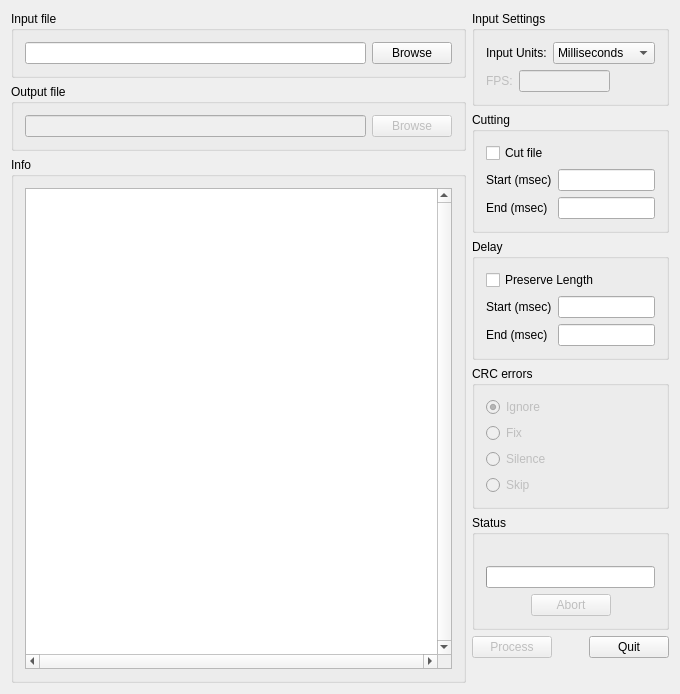
<?xml version="1.0" encoding="UTF-8"?>
<ui version="4.0">
 <class>DelayCut</class>
 <widget class="QMainWindow" name="DelayCut">
  <property name="windowModality">
   <enum>Qt::WindowModal</enum>
  </property>
  <property name="geometry">
   <rect>
    <x>0</x>
    <y>0</y>
    <width>680</width>
    <height>694</height>
   </rect>
  </property>
  <property name="windowTitle">
   <string>delaycut v1.4.3.9</string>
  </property>
  <widget class="QWidget" name="centralWidget">
   <layout class="QHBoxLayout" name="horizontalLayout_6" stretch="3,1">
    <item>
     <layout class="QVBoxLayout" name="verticalLayout_4">
      <item>
       <widget class="QGroupBox" name="inputFileGroupBox">
        <property name="title">
         <string>Input file</string>
        </property>
        <layout class="QHBoxLayout" name="horizontalLayout_3">
         <item>
          <widget class="DragDropLineEdit" name="inputFileLineEdit"/>
         </item>
         <item>
          <widget class="QPushButton" name="inputBrowseButton">
           <property name="text">
            <string>Browse</string>
           </property>
          </widget>
         </item>
        </layout>
       </widget>
      </item>
      <item>
       <widget class="QGroupBox" name="outputFileGroupBox">
        <property name="title">
         <string>Output file</string>
        </property>
        <layout class="QHBoxLayout" name="horizontalLayout_4">
         <item>
          <widget class="DragDropLineEdit" name="outputFileLineEdit">
           <property name="enabled">
            <bool>false</bool>
           </property>
          </widget>
         </item>
         <item>
          <widget class="QPushButton" name="outputBrowseButton">
           <property name="enabled">
            <bool>false</bool>
           </property>
           <property name="text">
            <string>Browse</string>
           </property>
          </widget>
         </item>
        </layout>
       </widget>
      </item>
      <item>
       <widget class="QGroupBox" name="infoGroupBox">
        <property name="title">
         <string>Info</string>
        </property>
        <layout class="QGridLayout" name="gridLayout">
         <item row="0" column="0">
          <widget class="QTextEdit" name="infoTextEdit">
           <property name="verticalScrollBarPolicy">
            <enum>Qt::ScrollBarAlwaysOn</enum>
           </property>
           <property name="horizontalScrollBarPolicy">
            <enum>Qt::ScrollBarAlwaysOn</enum>
           </property>
           <property name="readOnly">
            <bool>true</bool>
           </property>
          </widget>
         </item>
        </layout>
       </widget>
      </item>
     </layout>
    </item>
    <item>
     <layout class="QVBoxLayout" name="verticalLayout_5">
      <item>
       <widget class="QGroupBox" name="inputSettingsGroupBox">
        <property name="title">
         <string>Input Settings</string>
        </property>
        <layout class="QVBoxLayout" name="verticalLayout_3">
         <item>
          <layout class="QFormLayout" name="formLayout_3">
           <item row="0" column="0">
            <widget class="QLabel" name="inputUnitsLabel">
             <property name="text">
              <string>Input Units:</string>
             </property>
            </widget>
           </item>
           <item row="0" column="1">
            <widget class="QComboBox" name="inputUnitsComboBox">
             <property name="currentIndex">
              <number>2</number>
             </property>
             <item>
              <property name="text">
               <string>Audio frames</string>
              </property>
             </item>
             <item>
              <property name="text">
               <string>Seconds</string>
              </property>
             </item>
             <item>
              <property name="text">
               <string>Milliseconds</string>
              </property>
             </item>
             <item>
              <property name="text">
               <string>Video frames</string>
              </property>
             </item>
            </widget>
           </item>
          </layout>
         </item>
         <item>
          <layout class="QHBoxLayout" name="horizontalLayout_5" stretch="1,4,2">
           <item>
            <widget class="QLabel" name="fpsLabel">
             <property name="enabled">
              <bool>false</bool>
             </property>
             <property name="text">
              <string>FPS:</string>
             </property>
            </widget>
           </item>
           <item>
            <widget class="QLineEdit" name="fpsLineEdit">
             <property name="enabled">
              <bool>false</bool>
             </property>
             <property name="text">
              <string/>
             </property>
             <property name="maxLength">
              <number>11</number>
             </property>
             <property name="alignment">
              <set>Qt::AlignRight|Qt::AlignTrailing|Qt::AlignVCenter</set>
             </property>
            </widget>
           </item>
           <item>
            <spacer name="horizontalSpacer_4">
             <property name="orientation">
              <enum>Qt::Horizontal</enum>
             </property>
             <property name="sizeHint" stdset="0">
              <size>
               <width>58</width>
               <height>20</height>
              </size>
             </property>
            </spacer>
           </item>
          </layout>
         </item>
        </layout>
       </widget>
      </item>
      <item>
       <widget class="QGroupBox" name="cuttingGroupBox">
        <property name="title">
         <string>Cutting</string>
        </property>
        <layout class="QFormLayout" name="formLayout">
         <property name="fieldGrowthPolicy">
          <enum>QFormLayout::AllNonFixedFieldsGrow</enum>
         </property>
         <item row="0" column="0" colspan="2">
          <widget class="QCheckBox" name="cutFileCheckBox">
           <property name="text">
            <string>Cut file</string>
           </property>
          </widget>
         </item>
         <item row="1" column="0">
          <widget class="QLabel" name="startCuttingLabel">
           <property name="text">
            <string>Start (msec)</string>
           </property>
           <property name="scaledContents">
            <bool>false</bool>
           </property>
          </widget>
         </item>
         <item row="1" column="1">
          <widget class="QLineEdit" name="startCuttingLineEdit">
           <property name="text">
            <string/>
           </property>
           <property name="maxLength">
            <number>8</number>
           </property>
           <property name="alignment">
            <set>Qt::AlignRight|Qt::AlignTrailing|Qt::AlignVCenter</set>
           </property>
          </widget>
         </item>
         <item row="2" column="0">
          <widget class="QLabel" name="endCuttingLabel">
           <property name="text">
            <string>End (msec)</string>
           </property>
          </widget>
         </item>
         <item row="2" column="1">
          <widget class="QLineEdit" name="endCuttingLineEdit">
           <property name="acceptDrops">
            <bool>false</bool>
           </property>
           <property name="text">
            <string/>
           </property>
           <property name="alignment">
            <set>Qt::AlignRight|Qt::AlignTrailing|Qt::AlignVCenter</set>
           </property>
          </widget>
         </item>
        </layout>
       </widget>
      </item>
      <item>
       <widget class="QGroupBox" name="delayGroupBox">
        <property name="title">
         <string>Delay</string>
        </property>
        <layout class="QFormLayout" name="formLayout_2">
         <item row="0" column="0" colspan="2">
          <widget class="QCheckBox" name="originalLengthCheckBox">
           <property name="text">
            <string>Preserve Length</string>
           </property>
          </widget>
         </item>
         <item row="1" column="0">
          <widget class="QLabel" name="startDelayLabel">
           <property name="text">
            <string>Start (msec)</string>
           </property>
          </widget>
         </item>
         <item row="1" column="1">
          <widget class="QLineEdit" name="startDelayLineEdit">
           <property name="acceptDrops">
            <bool>false</bool>
           </property>
           <property name="text">
            <string/>
           </property>
           <property name="alignment">
            <set>Qt::AlignRight|Qt::AlignTrailing|Qt::AlignVCenter</set>
           </property>
          </widget>
         </item>
         <item row="2" column="0">
          <widget class="QLabel" name="endDelayLabel">
           <property name="text">
            <string>End (msec)</string>
           </property>
          </widget>
         </item>
         <item row="2" column="1">
          <widget class="QLineEdit" name="endDelayLineEdit">
           <property name="acceptDrops">
            <bool>false</bool>
           </property>
           <property name="text">
            <string/>
           </property>
           <property name="alignment">
            <set>Qt::AlignRight|Qt::AlignTrailing|Qt::AlignVCenter</set>
           </property>
          </widget>
         </item>
        </layout>
       </widget>
      </item>
      <item>
       <widget class="QGroupBox" name="crcErrorsGroupBox">
        <property name="title">
         <string>CRC errors</string>
        </property>
        <layout class="QVBoxLayout" name="verticalLayout">
         <item>
          <widget class="QRadioButton" name="ignoreRadioButton">
           <property name="enabled">
            <bool>false</bool>
           </property>
           <property name="toolTip">
            <string>Ignore CRC errors</string>
           </property>
           <property name="text">
            <string>Ignore</string>
           </property>
           <property name="checked">
            <bool>true</bool>
           </property>
          </widget>
         </item>
         <item>
          <widget class="QRadioButton" name="fixRadioButton">
           <property name="enabled">
            <bool>false</bool>
           </property>
           <property name="toolTip">
            <string>Replace bad CRCs with calculated CRC</string>
           </property>
           <property name="text">
            <string>Fix</string>
           </property>
          </widget>
         </item>
         <item>
          <widget class="QRadioButton" name="silenceRadioButton">
           <property name="enabled">
            <bool>false</bool>
           </property>
           <property name="toolTip">
            <string>Replace an errored frame with a silenced one</string>
           </property>
           <property name="text">
            <string>Silence</string>
           </property>
          </widget>
         </item>
         <item>
          <widget class="QRadioButton" name="skipRadioButton">
           <property name="enabled">
            <bool>false</bool>
           </property>
           <property name="toolTip">
            <string>Skip CRC errored frames</string>
           </property>
           <property name="text">
            <string>Skip</string>
           </property>
          </widget>
         </item>
        </layout>
       </widget>
      </item>
      <item>
       <widget class="QGroupBox" name="statusGroupBox">
        <property name="title">
         <string>Status</string>
        </property>
        <layout class="QVBoxLayout" name="verticalLayout_2">
         <item>
          <widget class="QLabel" name="progressLabel">
           <property name="text">
            <string/>
           </property>
          </widget>
         </item>
         <item>
          <widget class="QProgressBar" name="progressBar">
           <property name="value">
            <number>0</number>
           </property>
           <property name="textVisible">
            <bool>false</bool>
           </property>
           <property name="orientation">
            <enum>Qt::Horizontal</enum>
           </property>
          </widget>
         </item>
         <item>
          <layout class="QHBoxLayout" name="horizontalLayout">
           <item>
            <spacer name="horizontalSpacer">
             <property name="orientation">
              <enum>Qt::Horizontal</enum>
             </property>
             <property name="sizeHint" stdset="0">
              <size>
               <width>28</width>
               <height>20</height>
              </size>
             </property>
            </spacer>
           </item>
           <item>
            <widget class="QPushButton" name="abortButton">
             <property name="enabled">
              <bool>false</bool>
             </property>
             <property name="text">
              <string>Abort</string>
             </property>
            </widget>
           </item>
           <item>
            <spacer name="horizontalSpacer_2">
             <property name="orientation">
              <enum>Qt::Horizontal</enum>
             </property>
             <property name="sizeHint" stdset="0">
              <size>
               <width>28</width>
               <height>20</height>
              </size>
             </property>
            </spacer>
           </item>
          </layout>
         </item>
        </layout>
       </widget>
      </item>
      <item>
       <layout class="QHBoxLayout" name="horizontalLayout_2">
        <item>
         <widget class="QPushButton" name="processButton">
          <property name="enabled">
           <bool>false</bool>
          </property>
          <property name="text">
           <string>Process</string>
          </property>
         </widget>
        </item>
        <item>
         <spacer name="horizontalSpacer_3">
          <property name="orientation">
           <enum>Qt::Horizontal</enum>
          </property>
          <property name="sizeHint" stdset="0">
           <size>
            <width>18</width>
            <height>20</height>
           </size>
          </property>
         </spacer>
        </item>
        <item>
         <widget class="QPushButton" name="quitButton">
          <property name="text">
           <string>Quit</string>
          </property>
          <property name="flat">
           <bool>false</bool>
          </property>
         </widget>
        </item>
       </layout>
      </item>
      <item>
       <spacer name="verticalSpacer">
        <property name="orientation">
         <enum>Qt::Vertical</enum>
        </property>
        <property name="sizeHint" stdset="0">
         <size>
          <width>161</width>
          <height>13</height>
         </size>
        </property>
       </spacer>
      </item>
     </layout>
    </item>
   </layout>
  </widget>
 </widget>
 <layoutdefault spacing="6" margin="11"/>
 <customwidgets>
  <customwidget>
   <class>DragDropLineEdit</class>
   <extends>QLineEdit</extends>
   <header location="global">dragdroplineedit.h</header>
  </customwidget>
 </customwidgets>
 <resources/>
 <connections/>
</ui>
